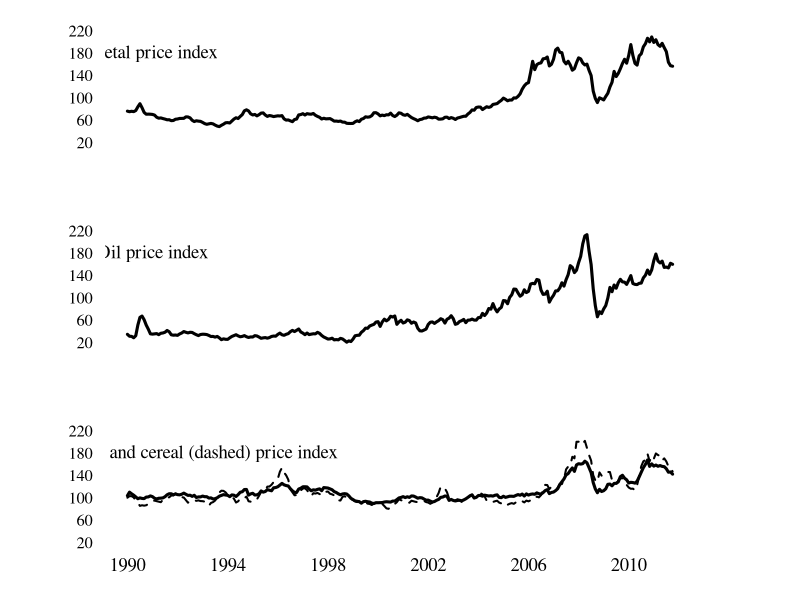
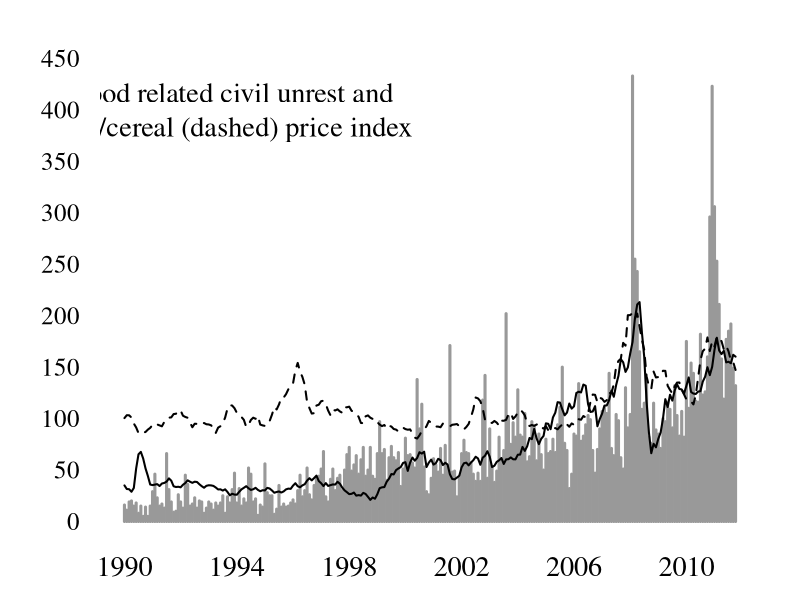

Here is the R script that generated these plots, in order:
#******************************************************************************
# Replication "Rising Food Prices, Food Price Volatility, and Social Unrest"
# Bellemare (2015)
# Examining the use of instrumental variables.
# Commodity data taken from:
# http://www.imf.org/external/np/res/commod/index.aspx
# Manufactures Unit Value Index taken from:
# http://data.worldbank.org/data-catalog/MUV-index
# This version:  17-09-2015
# First version: 16-09-2015
#******************************************************************************

## Libraries
library(foreign)

## Load data
dta<-read.dta("2015_Bellemare/BellemareAJAEFoodRiots.dta") # Original replication data
imf<-read.csv("2015_Bellemare/imf.csv",header=TRUE)        # Other commodity data
muv<-read.csv("2015_Bellemare/muv.csv",header=TRUE)        # Manufactures Unit Value Index

#**************************************
#### Clean data ####
#**************************************

## Add data on other commodities to original data
# Check whether the count of natural disasters could also be
# a good instrument for other commodity price series, 
# such as a metal index, oil prices.

# Metal index
metal<-ts(data=imf$PMETA,frequency=12,start=c(1980,1))
metal<-window(metal,c(1990,1),c(2011,12))
dta$metal.ind<-c(metal,NA,NA,NA,NA,NA)

# Oil
oil<-ts(data=imf$POILAPSP,frequency=12,start=c(1980,1))
oil<-window(oil,c(1990,1),c(2011,12))
dta$oil<-c(oil,NA,NA,NA,NA,NA)

## Add MUV data and deflate
dta<-merge(dta,muv,all.x=TRUE)
dta<-dta[order(dta$year,dta$month),]

## Deflate
dta$oil_r<-dta$oil/(dta$muv/100)
dta$metal_r<-dta$metal.ind/(dta$muv/100)

## Subset data removing NAs (N=262)
df<-na.omit(dta[,c("counts_all","food_r","cereals_r","count",
                   "coef_var_r3","counts_all_1","coef_var_cereals_r3",
                   "t","month","metal.ind","oil","metal_r","oil_r")])

#**************************************
#### Figures ####
#**************************************

## Prepare data
# Time series
food<-ts(data=df$food_r,frequency=12,start=c(1990,1))
cereals<-ts(data=df$cereals_r,frequency=12,start=c(1990,1))
oil<-ts(data=df$oil_r,frequency=12,start=c(1990,1))
metal<-ts(data=df$metal_r,frequency=12,start=c(1990,1))
violence<-ts(data=df$counts_all,frequency=12,start=c(1990,1))

## Figure: Commodity prices over time
par(mar=c(4,8,2,8),family="serif",las=1,mfrow=c(3,1))
plot(metal,ylim=c(20,220),type="l",lwd=3,axes=FALSE,xlab="",ylab="")
text(1991,180,"Metal price index",cex=1.7)
axis(2,at=seq(0,250,20),las=1,tick=FALSE,cex.axis=1.5)
plot(oil,ylim=c(20,220),type="l",lwd=3,axes=FALSE,xlab="",ylab="")
text(1991,180,"Oil price index",cex=1.7)
axis(2,at=seq(0,250,20),las=1,tick=FALSE,cex.axis=1.5)
plot(food,ylim=c(20,220),type="l",lwd=3,axes=FALSE,xlab="",ylab="")
lines(cereals,lty=2,lwd=2)
text(1993,180,"Food and cereal (dashed) price index",cex=1.7)
axis(2,at=seq(0,250,20),las=1,tick=FALSE,cex.axis=1.5)
axis(1,at=seq(1990,2015,2),tick=FALSE, cex.axis=1.7)

## Figure: Violence versus commodity prices
par(mar=c(3,5,2,2),family="serif",las=1,mfrow=c(1,1))
plot(violence,ylim=c(0,450),type="h",lwd=3,axes=FALSE,xlab="",ylab="",col="grey60")
lines(cereals,lwd=2,lty=2)
lines(oil,col="black",lwd=2)

# Axis
axis(1,at=seq(1990,2012,2),tick=FALSE, cex.axis=1.7)
axis(2,at=seq(0,450,50),las=1,tick=FALSE,cex.axis=1.5)
text(1994,400,"Food related civil unrest and \n oil/cereal (dashed) price index",cex=1.7)

#**************************************
#### Replication ####
#**************************************
# Able to replicate the results in R
# at the reported number of decimals 
# and same level of statistical significance.

## Table 2; OLS estimation
m1<-lm(counts_all~food_r+coef_var_r3+counts_all_1+t+factor(month),df)
summary(m1)
m2<-lm(counts_all~cereals_r+coef_var_cereals_r3+counts_all_1+t+factor(month),df)
summary(m2)

## Table 3: IV-2SLS estimation
s1<-lm(food_r~count+coef_var_r3+counts_all_1+t+factor(month),df)
df$yhat<-fitted(s1)
summary(s1)
s2<-lm(counts_all~yhat+coef_var_r3+counts_all_1+t+factor(month),df)
summary(s2)

s3<-lm(cereals_r~count+coef_var_cereals_r3+counts_all_1+t+factor(month),df)
df$yhat<-fitted(s3)
s4<-lm(counts_all~yhat+coef_var_cereals_r3+counts_all_1+t+factor(month),df)
summary(s4)

#### Check instruments ####

## Metal price index
# Metal prices can also be instrumented by the count of natural disasters.
# Secons stage gives similar results to the cereal price index.
a1<-lm(metal_r~count+coef_var_r3+counts_all_1+t+factor(month),df)
summary(a1)
df$yhat<-fitted(a1)
a2<-lm(counts_all~yhat+coef_var_r3+counts_all_1+t+factor(month),df)
summary(a2)

## Oil prices
# The link between the count of natural disasters and oil prices gives
# a slightly weaker first stage. But the second stage results again are similar to
# those reported in the paper. 
a3<-lm(oil_r~count+coef_var_r3+counts_all_1+t+factor(month),df)
summary(a3)
df$yhat<-fitted(a3)
a4<-lm(counts_all~yhat+coef_var_r3+counts_all_1+t+factor(month),df)
summary(a4)
